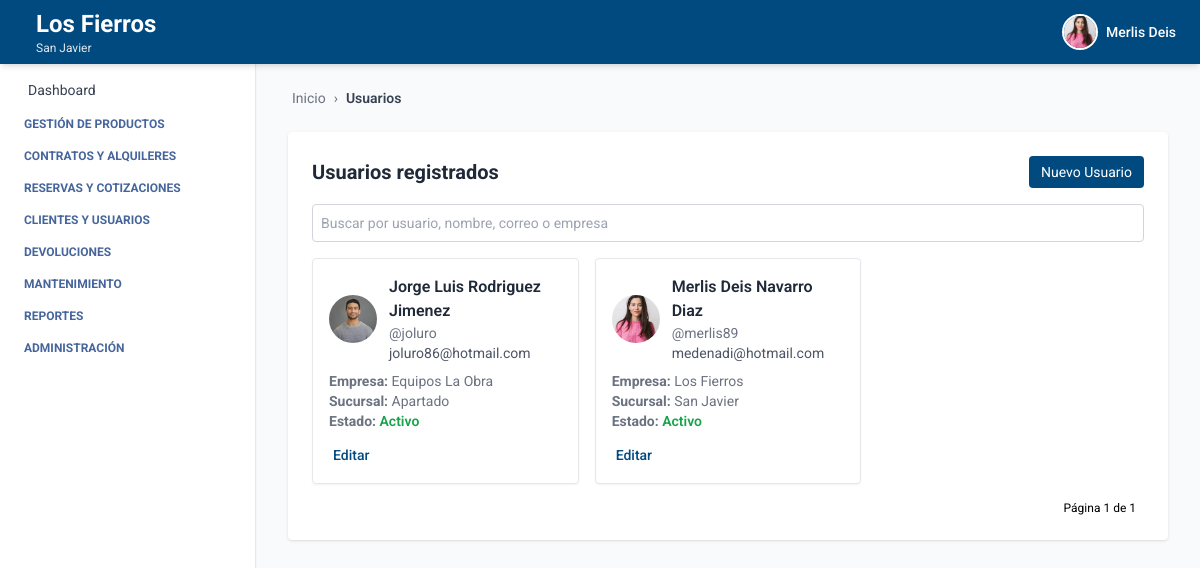
/usuarios/ (signed in), run on an earlier commit of the app's database.
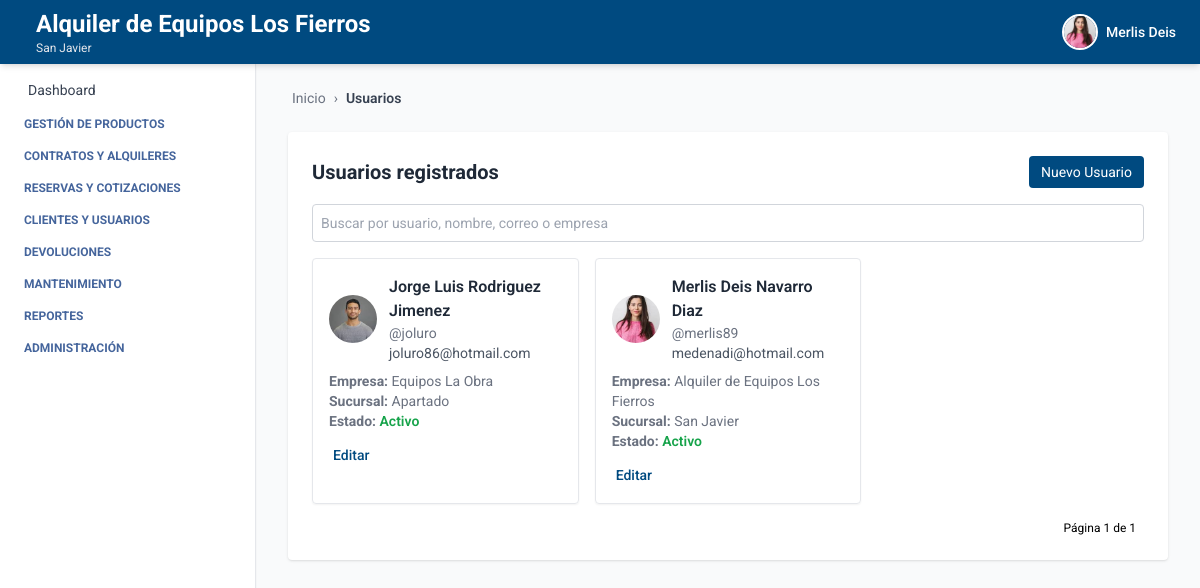
And on a later commit of the database.
### autenticacion/models.py (models this page shows, shortened)
class Usuario(AbstractUser):
    telefono = models.CharField(max_length=20, blank=True, null=True)
    empresa = models.ForeignKey(Empresa, on_delete=models.SET_NULL, null=True, blank=True)
    sucursal = models.ForeignKey(Sucursal, on_delete=models.SET_NULL, null=True, blank=True)
    ESTADOS = [
        ("activo", "Activo"),
        ("inactivo", "Inactivo"),
    ]
    estado = models.CharField(max_length=10, choices=ESTADOS, default="activo")
    foto_perfil = models.ImageField(upload_to='usuarios/img/', blank=True, null=True)
    groups = models.ManyToManyField(
        Group,
        related_name='usuarios',  # Evita conflicto con 'user_set'
        blank=True,
        help_text='The groups this user belongs to.',
        verbose_name='groups'
    )
    user_permissions = models.ManyToManyField(
        Permission,
        related_name='usuarios',  # Evita conflicto con 'user_set'
        blank=True,
        help_text='Specific permissions for this user.',
        verbose_name='user permissions'
    )

### empresa/models.py (models this page shows)
class Empresa(models.Model):
    ESTADOS = [
        ("activo", "Activo"),
        ("inactivo", "Inactivo"),
    ]
    nombre = models.CharField(max_length=100)
    nit = models.CharField(max_length=50, unique=True)
    ciudad = models.CharField(max_length=100, blank=True, null=True)
    direccion = models.CharField(max_length=255, blank=True, null=True)
    departamento = models.CharField(max_length=100, blank=True, null=True)
    telefono = models.CharField(max_length=20, blank=True, null=True)
    estado = models.CharField(max_length=20, choices=ESTADOS, default="activo")
    logo = models.ImageField(upload_to='empresas/img/', blank=True, null=True)
    def __str__(self):
        return self.nombre

class Sucursal(models.Model):
    ESTADOS = [
        ("activo", "Activo"),
        ("inactivo", "Inactivo"),
    ]
    empresa = models.ForeignKey(Empresa, related_name='sucursales', on_delete=models.CASCADE)
    nombre = models.CharField(max_length=100)
    ciudad = models.CharField(max_length=100)
    direccion = models.CharField(max_length=255)
    departamento = models.CharField(max_length=100, blank=True, null=True)
    telefono = models.CharField(max_length=20, blank=True, null=True)
    estado = models.CharField(max_length=20, choices=ESTADOS, default="activo")
    def __str__(self):
        return f"{self.nombre}"

### autenticacion/views.py (the view, shortened to what this page needs)
# urls.py: path('usuarios/', usuario_list, name='usuario_list'),
@login_required
def usuario_list(request):
    query = request.GET.get('q', '')
    usuarios = Usuario.objects.all()
    paginator = Paginator(usuarios, 9)
    page_number = request.GET.get('page')
    page_obj = paginator.get_page(page_number)
    context = {
        'usuarios': page_obj.object_list,
        'page_obj': page_obj,
        'query': query,
        'breadcrumb_items': [('Usuarios', None)],
    }
    return render(request, 'usuario_list.html', context)

### autenticacion/templates/usuario_list.html (shortened to what this page needs)
{% extends 'index.html' %}
{% block breadcrumb %}
  {% include 'breadcrumb.html' with home='/' breadcrumbs=breadcrumb_items %}
{% endblock %}
{% block content %}
<div class="max-w-6xl mx-auto mt-6 bg-white p-6 rounded shadow">
  <div class="flex justify-between items-center mb-4">
    <h2 class="text-xl font-bold text-gray-800">Usuarios registrados</h2>
    <a href="{% url 'crear_usuario' %}" class="bg-[var(--primary-color)] text-white px-3 py-1.5 text-sm rounded hover:bg-blue-700 transition">
      Nuevo Usuario
    </a>
  </div>
  <form method="get" class="mb-4">
    <input type="text" name="q" placeholder="Buscar por usuario, nombre, correo o empresa"
      value="{{ query }}" class="w-full text-sm p-2 border border-gray-300 rounded focus:ring-2 focus:ring-[var(--primary-color)]" />
  </form>
  {% if usuarios %}
  <div class="grid grid-cols-1 sm:grid-cols-2 lg:grid-cols-3 gap-4">
    {% for user in usuarios %}
    <div class="border rounded shadow-sm p-4 hover:shadow-lg transition">
      <div class="flex items-center gap-3 mb-2">
        {% if user.foto_perfil %}
          <img src="{{ user.foto_perfil.url }}" alt="{{ user.get_full_name }}" class="w-12 h-12 rounded-full object-cover">
        {% else %}
          <div class="w-12 h-12 rounded-full bg-gray-300 flex items-center justify-center text-white font-bold text-xl">
            {{ user.first_name|first }}{{ user.last_name|first }}
          </div>
        {% endif %}
        <div>
          <p class="font-semibold text-gray-800">{{ user.get_full_name }}</p>
          <p class="text-sm text-gray-500">@{{ user.username }}</p>
          <p class="text-sm text-gray-600">{{ user.email }}</p>
        </div>
      </div>
      <p class="text-sm text-gray-500"><strong>Empresa:</strong> {{ user.empresa }}</p>
      <p class="text-sm text-gray-500"><strong>Sucursal:</strong> {{ user.sucursal }}</p>
      <p class="text-sm text-gray-500">
        <strong>Estado:</strong>
        {% if user.estado == 'activo' %}
          <span class="text-green-600 font-semibold">Activo</span>
        {% else %}
          <span class="text-red-600 font-semibold">Inactivo</span>
        {% endif %}
      </p>
      <div class="mt-3">
        <a href="{% url 'editar_usuario' user.id %}" class="text-sm font-medium text-[var(--primary-color)] hover:underline">
          Editar
        </a>
      </div>
    </div>
    {% endfor %}
  </div>
  {% else %}
    <p class="text-gray-600">No se encontraron usuarios.</p>
  {% endif %}
  <div class="mt-4 flex justify-end text-xs">
    <span class="mx-2">Página {{ page_obj.number }} de {{ page_obj.paginator.num_pages }}</span>
  </div>
</div>
{% endblock %}

### core/templates/header.html (shortened to what this page needs)
<header class="bg-[var(--primary-color)] shadow-md w-full h-16 flex items-center px-6 justify-between fixed top-0 left-0 z-10">
  <h1 class="text-white flex items-center gap-3 leading-tight">
    <div class="leading-tight">
  {% if request.user.is_authenticated %}
    {% if request.user.empresa %}
      <span class="text-xl sm:text-2xl font-bold block">
        {{ request.user.empresa.nombre }}
      </span>
    {% endif %}
    {% if request.user.sucursal %}
      <span class="text-xs text-gray-200 block">
        {{ request.user.sucursal.nombre }}
      </span>
    {% endif %}
  {% else %}
    <span class="text-xl text-gray-200 block">Gestión inteligente de Equipos</span>
  {% endif %}
</div>
  </h1>
  {% if request.user.is_authenticated %}
  <div x-data="{ open: false }" class="relative flex items-center space-x-3 cursor-pointer" @click.away="open = false">
    <button @click="open = !open" class="flex items-center space-x-2 focus:outline-none">
      {% if request.user.foto_perfil %}
        <img src="{{ request.user.foto_perfil.url }}" alt="Perfil" class="w-9 h-9 rounded-full object-cover border-2 border-white" />
      {% else %}
        <div class="w-9 h-9 rounded-full bg-white text-[var(--primary-color)] flex items-center justify-center font-bold text-sm">
          {{ request.user.first_name|first }}{{ request.user.last_name|first }}
        </div>
      {% endif %}
      <span class="text-white hidden sm:block text-sm font-medium">{{ request.user.first_name }}</span>
    </button>
  </div>
  {% endif %}
</header>

What changed in the data, as far as the page shows it:
changed through a linked row, Usuario "Merlis Deis Navarro Diaz": user.empresa.nombre "Los Fierros" → "Alquiler de Equipos Los Fierros"; empresa "Los Fierros" → "Alquiler de Equipos Los Fierros"
